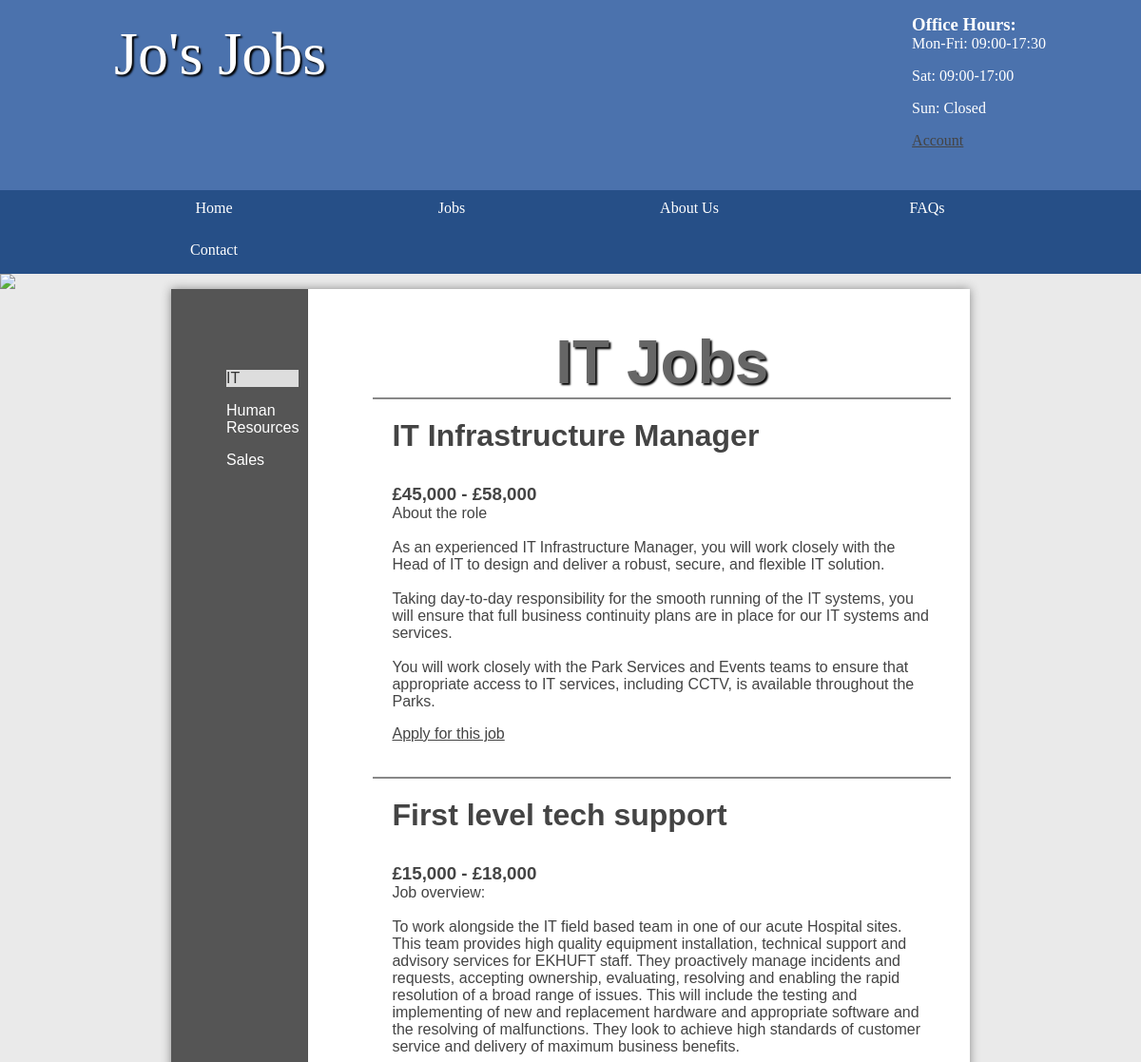
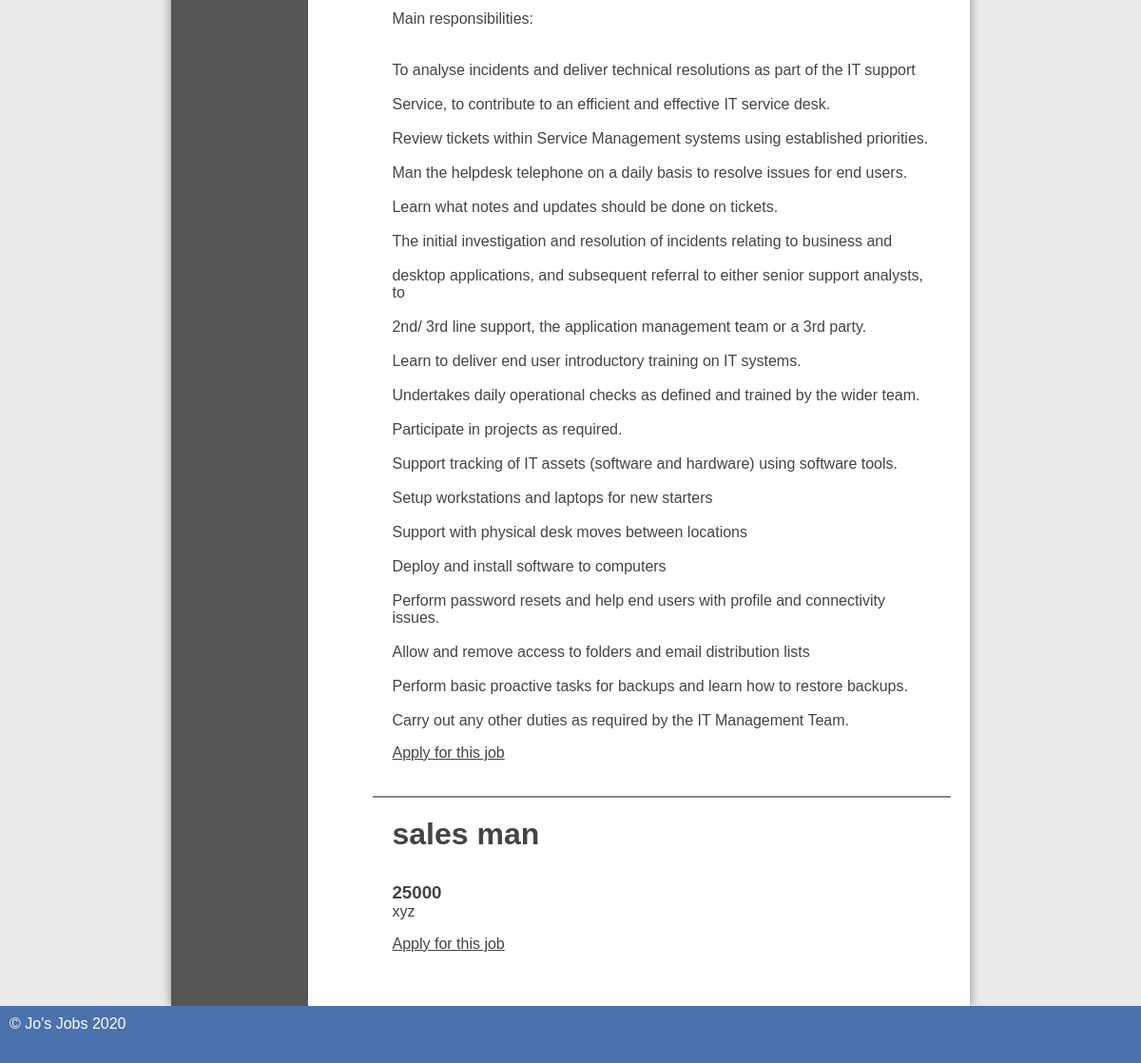
/admin/index.php?login=admin&&function=IT, run on the app's committed database (2 pictures, top to bottom).
### tables this page shows
CREATE TABLE `category` (
  `id` int(11) NOT NULL,
  `name` varchar(45) DEFAULT NULL
);

CREATE TABLE `job` (
  `id` int(11) NOT NULL,
  `title` varchar(45) DEFAULT NULL,
  `description` longblob DEFAULT NULL,
  `salary` varchar(45) DEFAULT NULL,
  `closingDate` date DEFAULT NULL,
  `categoryId` int(11) DEFAULT NULL,
  `location` varchar(255) DEFAULT NULL,
  `addedBy` int(11) NOT NULL,
  `visiblity` int(1) DEFAULT 0
);

### model/home.php (called while the page is built, shortened)
<?php
class homeModel{
	function __construct(){
		try{
			$this->pdo = new PDO("mysql:host=localhost;dbname=job","root","");
		}catch(PDOExection $e){
			echo $e->getMessage();
		}
	}
	function category($id){
		$stmt = $this->pdo->prepare("SELECT * FROM job WHERE categoryId = '$id' AND closingDate > :date");
		$date = new DateTime();
		$values = [
			'date' => $date->format('Y-m-d')
		];
		$stmt->execute($values);
		return $stmt;
	}
	function getName($id){
		$sql="SELECT name FROM category where id='$id'";
		$stmt2=$this->pdo->prepare($sql);
		$stmt2->execute();
		$data=$stmt2->fetchAll(PDO::FETCH_ASSOC);
		if(!empty($data))
			$arr=$data['0'];
		else
			$arr = ['name'=>""];
		return $arr;
	}
}

### view/content.php (the view)
<main class="sidebar">
	<section class="left">
		<ul>
			<?php
			if(isset($_GET["login"]) && $_GET["login"]=="admin"){
				?>
				<li  class="current" ><a href="index.php?login=admin&&function=IT">IT</a></li>
				<li><a href="index.php?login=admin&&function=HumanResources">Human Resources</a></li>
				<li><a href="index.php?login=admin&&function=Sales">Sales</a></li>
				<?php
			}else{
				?>
				<li  class="current" ><a href="index.php?function=IT">IT</a></li>
				<li><a href="index.php?function=HumanResources">Human Resources</a></li>
				<li><a href="index.php?function=Sales">Sales</a></li>
				<?php
			}
			?>
		</ul>
	</section>
	<section class="right">
		<ul class="listing">
			<?php
			echo "<h1>".$name['name'] .' '."Jobs</h1>";
			foreach ($arr as $job) {
				if($job['visiblity'] == 0){
					echo '<li>';
					echo '<div class="details">';
					echo '<h2>' . $job['title'] . '</h2>';
					echo '<h3>' . $job['salary'] . '</h3>';
					echo '<p>' . nl2br($job['description']) . '</p>';
					if(isset($_GET["login"]) && $_GET["login"]=="admin"){
						echo '<a class="more" href="index.php?login=admin&&function=apply&&id=' . $job['id'] . '">Apply for this job</a>';
					}else{
						echo '<a class="more" href="index.php?function=apply&&id=' . $job['id'] . '">Apply for this job</a>';
					}
					echo '</div>';
					echo '</li>';
				}
			}
			?>
		</ul>
	</section>
</main>

### styles.css (style rules this page uses)
* { margin: 0; padding: 0; }
html { font-family: 'Oxygen-Regular', verdana, sans-serif; }
body { background-color: #eaeaea; }
main ul { margin-left: 3em; }
main a { color: #333; }
h1 { font-size:4em; color: white; text-align: center; padding-top: 20px; text-shadow: 2px 2px 2px #000; }
main { min-height: 50vh; background-color: #fff; width: 70vw; display: block; margin: auto; box-shadow: 0px 0px 10px #888; color:#444; }
main h2 { font-size:2em; }
p, li, h2 { margin-bottom: 1em; }
.left ul { list-style-type: none }
section a { color: #444; }
.stock, .sidebar { display: table; }
.stock > ul, .sidebar .left { width: 10vw; list-style-type: none; display: table-cell; padding: 10px; background-color: #555; margin: 0; }
.stock .products, .sidebar .right { display: table-cell; padding: 20px; }
.stock > ul a, .sidebar .left a { color: white; text-decoration: none; }
.listing li { border-top: 2px solid #888; padding: 20px; overflow: auto; }
.current { background-color: #ddd; color: #333; display: block; }
.current a { color: #333 !important; }
.right { padding: 20px; }
main h1 { color: #666; }

### data on the page
category: name "IT"
job: title "IT Infrastructure Manager", salary "£45,000 - £58,000", description "About the role As an experienced IT Infrastructure Manager, you will work closely with the Head of IT to design and deliver a robust, secure, and flexible IT solution. Taking day-to-day responsibility for the smooth running of the IT systems, you will ensure that full business continuity plans are in place for our IT systems and services. You will work closely with the Park Services and Events teams to ensure that appropriate access to IT services, including CCTV, is available throughout the Parks."
job: title "First level tech support", salary "£15,000 - £18,000", description "Job overview: To work alongside the IT field based team in one of our acute Hospital sites. This team provides high quality equipment installation, technical support and advisory services for EKHUFT staff. They proactively manage incidents and requests, accepting ownership, evaluating, resolving and enabling the rapid resolution of a broad range of issues. This will include the testing and implementing of new and replacement hardware and appropriate software and the resolving of malfunctions. They look to achieve high standards of customer service and delivery of maximum business benefits. Main responsibilities: To analyse incidents and deliver technical resolutions as part of the IT…"
job: title "sales man", salary "25000", description "xyz"
